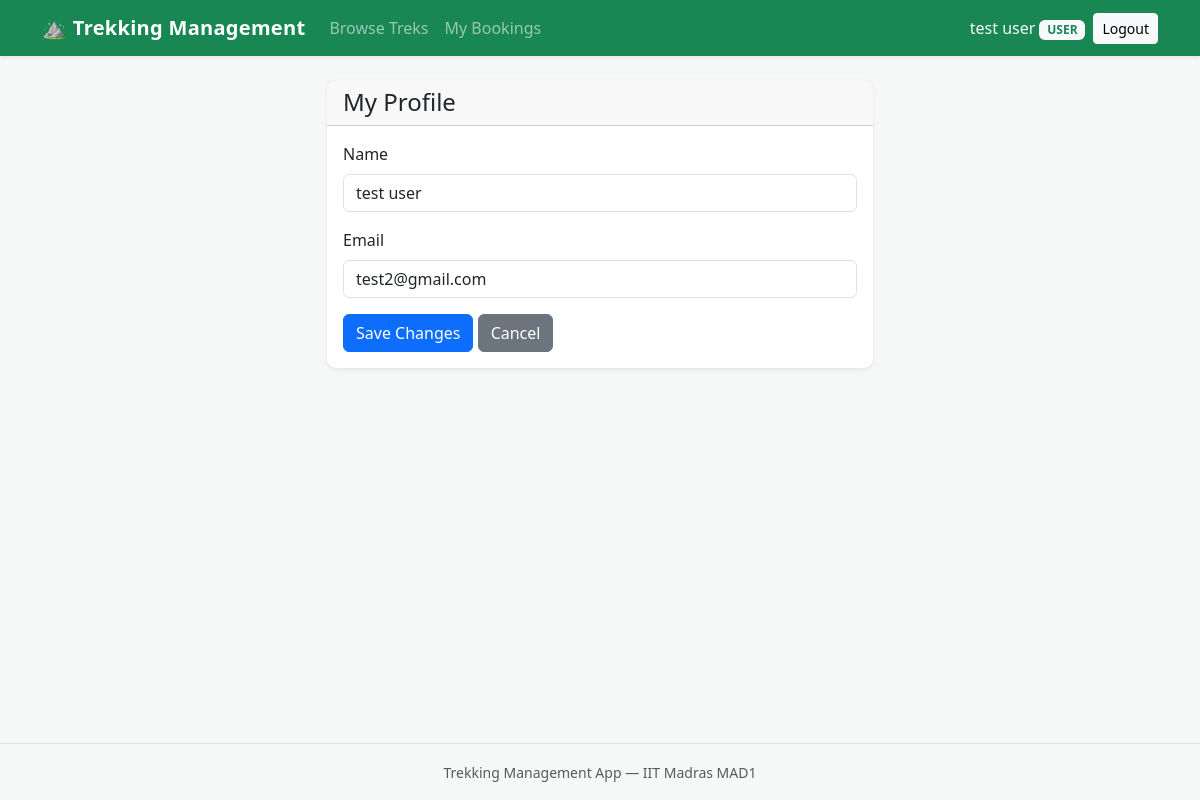
/profile (signed in), run on the app's committed database.
### models/user.py (models this page shows, shortened)
class User(UserMixin, db.Model):
    __tablename__ = "users"
    id = db.Column(db.Integer, primary_key=True)
    name = db.Column(db.String(80), nullable=False)
    email = db.Column(db.String(120), unique=True, nullable=False)
    password_hash = db.Column(db.String(255), nullable=False)
    role = db.Column(db.String(20), nullable=False, default="user")
    approved = db.Column(db.Boolean, nullable=False, default=False)
    blacklisted = db.Column(db.Boolean, nullable=False, default=False)
    bookings = db.relationship("Booking", backref="user", lazy=True)

### routes/user.py (the view, shortened to what this page needs)
@user_bp.route("/profile", methods=["GET", "POST"])
@login_required
def profile():
    return render_template("user/profile.html")

### models/user.py (called while the page is built)
@login_manager.user_loader
def load_user(user_id):
    return User.query.get(int(user_id))

### templates/user/profile.html (shortened to what this page needs)
{% extends "base.html" %}
{% block content %}
<div class="row justify-content-center">
    <div class="col-md-6">
        <div class="card shadow-sm">
            <div class="card-header">
                <h4 class="mb-0">My Profile</h4>
            </div>
            <div class="card-body">
                <form method="POST">
                    <div class="mb-3">
                        <label class="form-label">Name</label>
                        <input
                            type="text"
                            name="name"
                            class="form-control"
                            value="{{ current_user.name }}"
                            required>
                    </div>
                    <div class="mb-3">
                        <label class="form-label">Email</label>
                        <input
                            type="email"
                            name="email"
                            class="form-control"
                            value="{{ current_user.email }}"
                            required>
                    </div>
                    <button type="submit" class="btn btn-primary">
                        Save Changes
                    </button>
                    <a href="{{ url_for('user.dashboard') }}"
                       class="btn btn-secondary">
                        Cancel
                    </a>
                </form>
            </div>
        </div>
    </div>
</div>
{% endblock %}

### templates/base.html (shortened to what this page needs)
<!DOCTYPE html>
<html lang="en">
<head>
    <link
        href="https://cdn.jsdelivr.net/npm/bootstrap@5.3.3/dist/css/bootstrap.min.css"
        rel="stylesheet">
    <link rel="stylesheet"
          href="{{ url_for('static', filename='style.css') }}">
</head>
<body>
    <nav class="navbar navbar-expand-lg navbar-dark bg-success shadow-sm">
        <div class="container">
            <a class="navbar-brand fw-bold" href="{{ url_for('user.home') }}">
                &#9968; Trekking Management
            </a>
            <div class="collapse navbar-collapse" id="mainNav">
                <ul class="navbar-nav me-auto mb-2 mb-lg-0">
                    {% if current_user.is_authenticated %}
                        {% if current_user.role == 'user' %}
                            <li class="nav-item">
                                <a class="nav-link" href="{{ url_for('user.home') }}">
                                    Browse Treks
                                </a>
                            </li>
                            <li class="nav-item">
                                <a class="nav-link"
                                   href="{{ url_for('user.dashboard') }}">
                                    My Bookings
                                </a>
                            </li>
                        {% endif %}
                    {% endif %}
                </ul>
                <div class="d-flex align-items-lg-center flex-column flex-lg-row gap-2">
                    {% if current_user.is_authenticated %}
                        <span class="navbar-text text-light">
                            {{ current_user.name }}
                            <span class="badge bg-light text-success text-uppercase">
                                {{ current_user.role }}
                            </span>
                        </span>
                        <a class="btn btn-light btn-sm"
                           href="{{ url_for('auth.logout') }}">Logout</a>
                    {% else %}
                        <a class="btn btn-outline-light btn-sm"
                           href="{{ url_for('auth.login') }}">Login</a>
                        <a class="btn btn-light btn-sm"
                           href="{{ url_for('auth.register') }}">Register</a>
                    {% endif %}
                </div>
            </div>
        </div>
    </nav>
    <main class="container py-4">
        {% block content %}{% endblock %}
    </main>
    <footer class="border-top mt-auto py-3">
        <div class="container text-center text-muted">
            <small>Trekking Management App &mdash; IIT Madras MAD1</small>
        </div>
    </footer>
</body>
</html>

### static/style.css (style rules this page uses)
body { min-height: 100vh; display: flex; flex-direction: column; background-color: #f6f8f7; }
main { flex: 1; }
.navbar-brand { letter-spacing: 0.3px; }
.card { border: none; border-radius: 0.6rem; }
.card.shadow-sm { transition: box-shadow 0.15s ease-in-out, transform 0.15s ease-in-out; }

### data on the page
User: name "test user", role "USER", email "test2@gmail.com"
